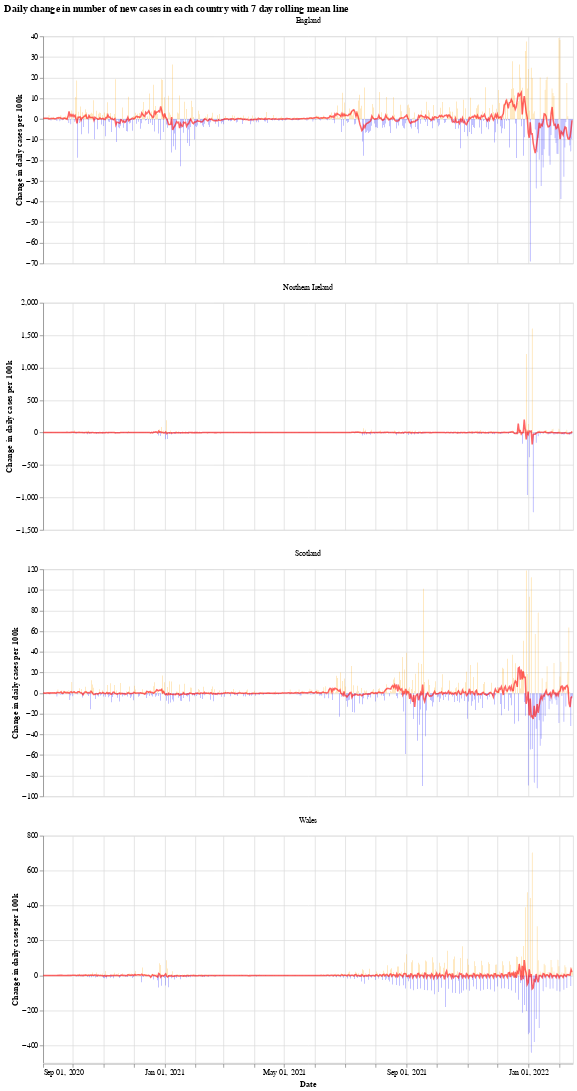

Notebook cell for this chart:
### Markdown cell above
We will use the Python library `Altair` for visualising the data, see the [altair docs](https://altair-viz.github.io/) for more information.

First we have a graph which shows the daily change in the number of new cases for each country. This number jumps up and down all over the place, which is likely due to delay in reporting of new cases over the weekend. Another interesting thing is that it looks like the daily cases in Wales experienced a much shorter period of calm over the summer (calm in the sense of daily cases not jumping up and down).

The orange bars are days when the number of new cases (per 100k population) was more than the previous day, while the blue are days when the number of new cases dropped. The red line is the 7 day moving average. 

When the moving average line is below 0, it means that there is a consistent drop in new cases. We can see this clearly happening around the times that lockdowns were introduced (though, to varying degrees). I will update the graphs soon with a marker of when each lockdown started.

### Code cell
# collapse
import altair as alt

bars = alt.Chart(uk_cases).mark_bar().encode(
    x=alt.X("yearmonthdate(date):T", axis=alt.Axis(title='Date')),
    y=alt.Y("casesChangeRate:Q", axis=alt.Axis(title='Change in daily cases per 100k')),
    tooltip='casesChange',
    color=alt.condition(
        alt.datum.casesChangeRate > 0,
        alt.value("orange"),  # The positive color
        alt.value("blue")  # The negative color
    )
).properties(title='Daily change in number of new cases with 7 day rolling mean',width=700).interactive()

line = alt.Chart(uk_cases).mark_line(
    color='red',
    size=2,
    opacity=0.6
).transform_window(
    rolling_mean='mean(casesChangeRate)',
    frame=[0, 7],
    groupby=['areaName']
).encode(
    x='yearmonthdate(date):T',
    y='rolling_mean:Q'
)

alt.layer(bars, line, data=uk_cases).facet(alt.Column(
    'areaName', title=''), columns=1).resolve_scale(y='independent').properties(title='Daily change in number of new cases in each country with 7 day rolling mean line')

### Figure 1 — Vega-Lite specification as saved in the notebook (floating-point values rounded to 4 significant figures; data arrays with more than 128 entries replaced by an {"elided": "..."} marker saying what was removed)
{"config": {"view": {"continuousWidth": 400, "continuousHeight": 300}}, "data": {"name": "data-47453d679a1826d1001fd1a44106888a"}, "facet": {"type": "nominal", "field": "areaName", "title": ""}, "spec": {"layer": [{"mark": "bar", "encoding": {"color": {"condition": {"value": "orange", "test": "(datum.casesChangeRate > 0)"}, "value": "blue"}, "tooltip": {"type": "quantitative", "field": "casesChange"}, "x": {"type": "temporal", "axis": {"title": "Date"}, "field": "date", "timeUnit": "yearmonthdate"}, "y": {"type": "quantitative", "axis": {"title": "Change in daily cases per 100k"}, "field": "casesChangeRate"}}, "selection": {"selector001": {"type": "interval", "bind": "scales", "encodings": ["x", "y"]}}, "title": "Daily change in number of new cases with 7 day rolling mean", "width": 700}, {"mark": {"type": "line", "color": "red", "opacity": 0.6, "size": 2}, "encoding": {"x": {"type": "temporal", "field": "date", "timeUnit": "yearmonthdate"}, "y": {"type": "quantitative", "field": "rolling_mean"}}, "transform": [{"window": [{"op": "mean", "field": "casesChangeRate", "as": "rolling_mean"}], "frame": [0, 7], "groupby": ["areaName"]}]}]}, "columns": 1, "resolve": {"scale": {"y": "independent"}}, "title": "Daily change in number of new cases in each country with 7 day rolling mean line", "$schema": "https://vega.github.io/schema/vega-lite/v4.8.1.json", "datasets": {"data-47453d679a1826d1001fd1a44106888a": {"elided": "2128 records"}}}
